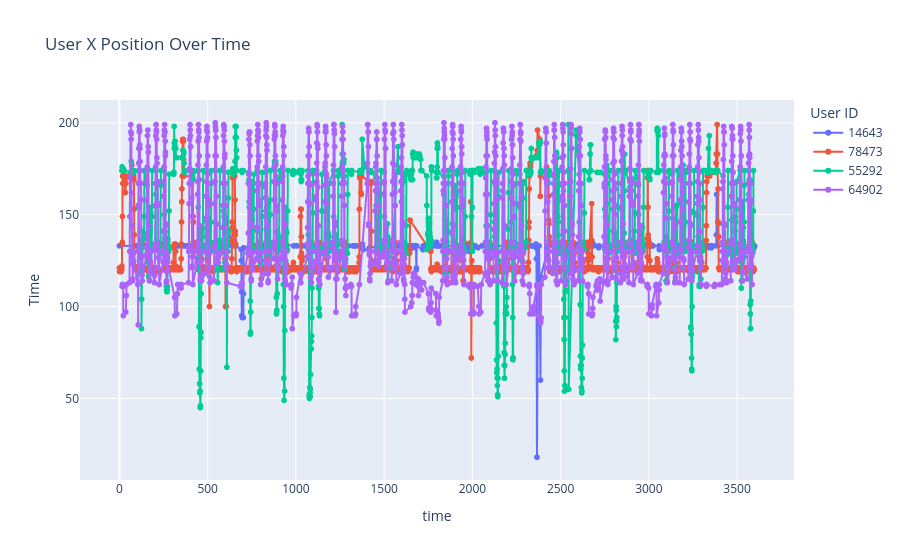
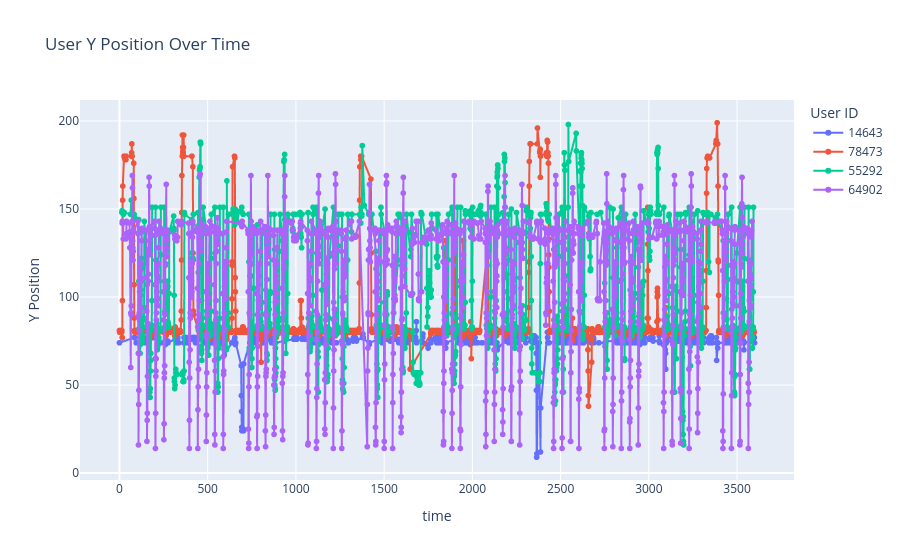

The code cell stored with these charts, in order, in its notebook:
### Code cell
plot_xy_trajectory(df_a, [14643, 78473, 55292, 64902])

### Figure 1 — Plotly figure (JSON) as saved in the notebook; plotly's stock layout.template omitted (floating-point values rounded to 4 significant figures; data arrays with more than 128 entries replaced by an {"elided": "..."} marker saying what was removed)
{"data": [{"hovertemplate": "User ID=14643<br>time=%{x}<br>Time=%{y}<extra></extra>", "legendgroup": "14643", "line": {"color": "#636efa", "dash": "solid"}, "marker": {"symbol": "circle"}, "mode": "lines+markers", "name": "14643", "showlegend": true, "type": "scattergl", "x": {"elided": "869 int values"}, "xaxis": "x", "y": {"elided": "869 int values"}, "yaxis": "y"}, {"hovertemplate": "User ID=78473<br>time=%{x}<br>Time=%{y}<extra></extra>", "legendgroup": "78473", "line": {"color": "#EF553B", "dash": "solid"}, "marker": {"symbol": "circle"}, "mode": "lines+markers", "name": "78473", "showlegend": true, "type": "scattergl", "x": {"elided": "1858 int values"}, "xaxis": "x", "y": {"elided": "1858 int values"}, "yaxis": "y"}, {"hovertemplate": "User ID=55292<br>time=%{x}<br>Time=%{y}<extra></extra>", "legendgroup": "55292", "line": {"color": "#00cc96", "dash": "solid"}, "marker": {"symbol": "circle"}, "mode": "lines+markers", "name": "55292", "showlegend": true, "type": "scattergl", "x": {"elided": "1352 int values"}, "xaxis": "x", "y": {"elided": "1352 int values"}, "yaxis": "y"}, {"hovertemplate": "User ID=64902<br>time=%{x}<br>Time=%{y}<extra></extra>", "legendgroup": "64902", "line": {"color": "#ab63fa", "dash": "solid"}, "marker": {"symbol": "circle"}, "mode": "lines+markers", "name": "64902", "showlegend": true, "type": "scattergl", "x": {"elided": "1388 int values"}, "xaxis": "x", "y": {"elided": "1388 int values"}, "yaxis": "y"}], "layout": {"legend": {"title": {"text": "User ID"}, "tracegroupgap": 0}, "title": {"text": "User X Position Over Time"}, "xaxis": {"anchor": "y", "domain": [0, 1], "title": {"text": "time"}}, "yaxis": {"anchor": "x", "domain": [0, 1], "title": {"text": "Time"}}}}

### Figure 2 — Plotly figure (JSON) as saved in the notebook; plotly's stock layout.template omitted (floating-point values rounded to 4 significant figures; data arrays with more than 128 entries replaced by an {"elided": "..."} marker saying what was removed)
{"data": [{"hovertemplate": "User ID=14643<br>time=%{x}<br>Y Position=%{y}<extra></extra>", "legendgroup": "14643", "line": {"color": "#636efa", "dash": "solid"}, "marker": {"symbol": "circle"}, "mode": "lines+markers", "name": "14643", "showlegend": true, "type": "scattergl", "x": {"elided": "869 int values"}, "xaxis": "x", "y": {"elided": "869 int values"}, "yaxis": "y"}, {"hovertemplate": "User ID=78473<br>time=%{x}<br>Y Position=%{y}<extra></extra>", "legendgroup": "78473", "line": {"color": "#EF553B", "dash": "solid"}, "marker": {"symbol": "circle"}, "mode": "lines+markers", "name": "78473", "showlegend": true, "type": "scattergl", "x": {"elided": "1858 int values"}, "xaxis": "x", "y": {"elided": "1858 int values"}, "yaxis": "y"}, {"hovertemplate": "User ID=55292<br>time=%{x}<br>Y Position=%{y}<extra></extra>", "legendgroup": "55292", "line": {"color": "#00cc96", "dash": "solid"}, "marker": {"symbol": "circle"}, "mode": "lines+markers", "name": "55292", "showlegend": true, "type": "scattergl", "x": {"elided": "1352 int values"}, "xaxis": "x", "y": {"elided": "1352 int values"}, "yaxis": "y"}, {"hovertemplate": "User ID=64902<br>time=%{x}<br>Y Position=%{y}<extra></extra>", "legendgroup": "64902", "line": {"color": "#ab63fa", "dash": "solid"}, "marker": {"symbol": "circle"}, "mode": "lines+markers", "name": "64902", "showlegend": true, "type": "scattergl", "x": {"elided": "1388 int values"}, "xaxis": "x", "y": {"elided": "1388 int values"}, "yaxis": "y"}], "layout": {"legend": {"title": {"text": "User ID"}, "tracegroupgap": 0}, "title": {"text": "User Y Position Over Time"}, "xaxis": {"anchor": "y", "domain": [0, 1], "title": {"text": "time"}}, "yaxis": {"anchor": "x", "domain": [0, 1], "title": {"text": "Y Position"}}}}
